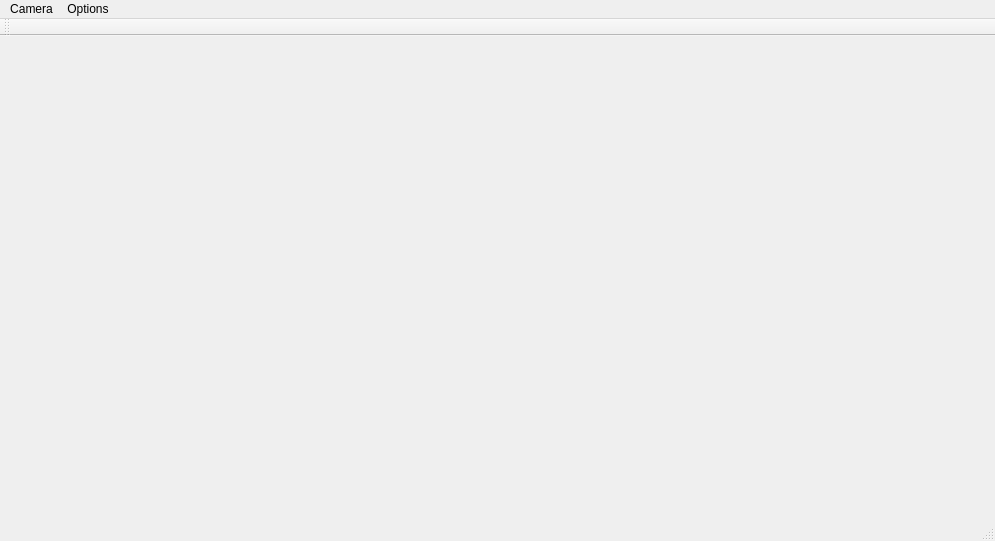
<?xml version="1.0" encoding="UTF-8"?>
<ui version="4.0">
 <class>QtGLWebcamDemo</class>
 <widget class="QMainWindow" name="QtGLWebcamDemo">
  <property name="geometry">
   <rect>
    <x>0</x>
    <y>0</y>
    <width>995</width>
    <height>541</height>
   </rect>
  </property>
  <property name="windowTitle">
   <string>QtGLWebcamDemo</string>
  </property>
  <widget class="QWidget" name="centralWidget">
   <layout class="QGridLayout" name="gridLayout">
    <item row="0" column="0">
     <widget class="CQtOpenCVViewerGl" name="openCVviewer" native="true"/>
    </item>
   </layout>
  </widget>
  <widget class="QMenuBar" name="menuBar">
   <property name="geometry">
    <rect>
     <x>0</x>
     <y>0</y>
     <width>995</width>
     <height>21</height>
    </rect>
   </property>
   <widget class="QMenu" name="menuStart">
    <property name="title">
     <string>Camera</string>
    </property>
    <addaction name="actionStart"/>
   </widget>
   <widget class="QMenu" name="menuOptions">
    <property name="title">
     <string>Options</string>
    </property>
    <addaction name="actionVertical_Flip"/>
    <addaction name="action_Horizontal_Mirror"/>
   </widget>
   <addaction name="menuStart"/>
   <addaction name="menuOptions"/>
  </widget>
  <widget class="QToolBar" name="mainToolBar">
   <attribute name="toolBarArea">
    <enum>TopToolBarArea</enum>
   </attribute>
   <attribute name="toolBarBreak">
    <bool>false</bool>
   </attribute>
  </widget>
  <widget class="QStatusBar" name="statusBar"/>
  <action name="actionStart">
   <property name="text">
    <string>Start</string>
   </property>
  </action>
  <action name="actionVertical_Flip">
   <property name="checkable">
    <bool>true</bool>
   </property>
   <property name="text">
    <string>&amp;Vertical Mirror</string>
   </property>
  </action>
  <action name="action_Horizontal_Mirror">
   <property name="checkable">
    <bool>true</bool>
   </property>
   <property name="text">
    <string>&amp;Horizontal Mirror</string>
   </property>
  </action>
 </widget>
 <layoutdefault spacing="6" margin="11"/>
 <customwidgets>
  <customwidget>
   <class>CQtOpenCVViewerGl</class>
   <extends>QWidget</extends>
   <header>cqtopencvviewergl.h</header>
   <container>1</container>
  </customwidget>
 </customwidgets>
 <resources/>
 <connections/>
</ui>
